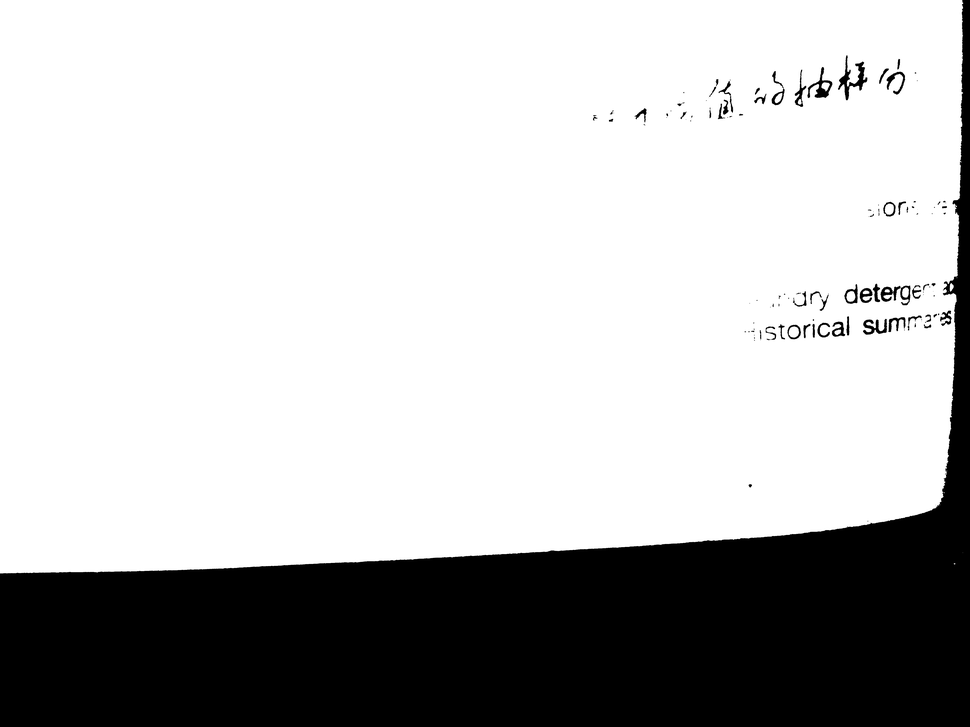
#> input picture 120.png, 970 x 727 px, shrunk from 4608 x 3456 before the run
$ python qx.py --image 120.png
#> lines starting #> are read from the running program, lines starting #| are printed output that depends on the picture; after the words box and inside, x2 and y2 are one past the last pixel; in counts of white or black regions, pixels touching at a corner belong together
import numpy as np
import argparse
import cv2

ap = argparse.ArgumentParser()
ap.add_argument("-i", "--image", required=True, help="path to input image file")
args = vars(ap.parse_args())
image = cv2.imread(args["image"])
#> image is the input picture: shape (727, 970, 3); min 0, max 255, mean 189.7

gray = cv2.cvtColor(image, cv2.COLOR_BGR2GRAY)
gray = cv2.bitwise_not(gray)
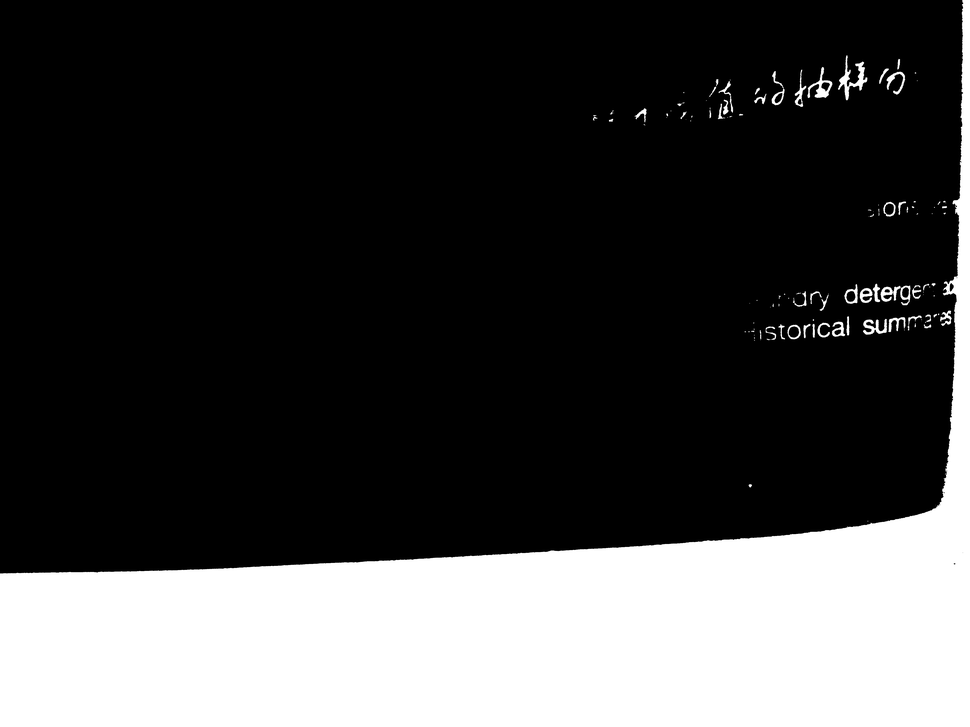
#> gray: shape (727, 970); min 0, max 255, mean 65.3

thresh = cv2.threshold(gray, 0, 255, cv2.THRESH_BINARY | cv2.THRESH_OTSU)[1]
#> thresh: shape (727, 970); 25.6% white; 90 white regions (56 under 20 px), largest, box (x1, y1, x2, y2) and area: (0, 0, 970, 727) 177438, (838, 56, 867, 100) 359, (807, 67, 832, 98) 246

coords = np.column_stack(np.where(thresh > 0))
#> coords = 180443 pairs, first value 0 to 726, second value 0 to 969
angle = cv2.minAreaRect(coords)[-1]
#> angle = -90

if angle < -45:
    angle = -(90 + angle)
#> angle = 0
else:
    angle = -angle

(h, w) = image.shape[:2]
#> h = 727; w = 970
center = (w // 2, h // 2)
#> center = (485, 363)
M = cv2.getRotationMatrix2D(center, angle, 1.0)
#> M = [[1, 0, 0], [0, 1, 0]]
rotated = cv2.warpAffine(image, M, (w, h), flags=cv2.INTER_CUBIC, borderMode=cv2.BORDER_REPLICATE)

cv2.putText(rotated, "Angle:; {:.2f} degrees".format(angle), (10, 30), cv2.FONT_HERSHEY_SIMPLEX, 0.7, (0, 0, 255), 2)
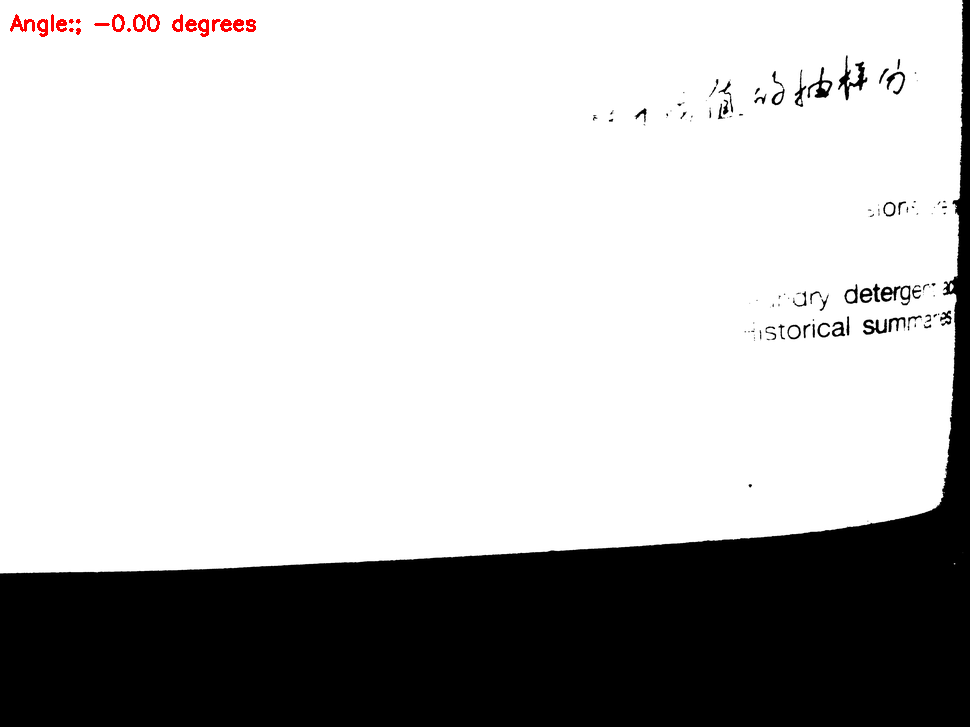
#> rotated: shape (727, 970, 3); 0.23% of pixels changed, all inside (x1, y1, x2, y2) = (10, 14, 256, 37)

print("[INFO] angle: {:.3f}".format(angle))
#| [INFO] angle: -0.000
cv2.imshow("Input", rotated)

$ run again, on 200.png
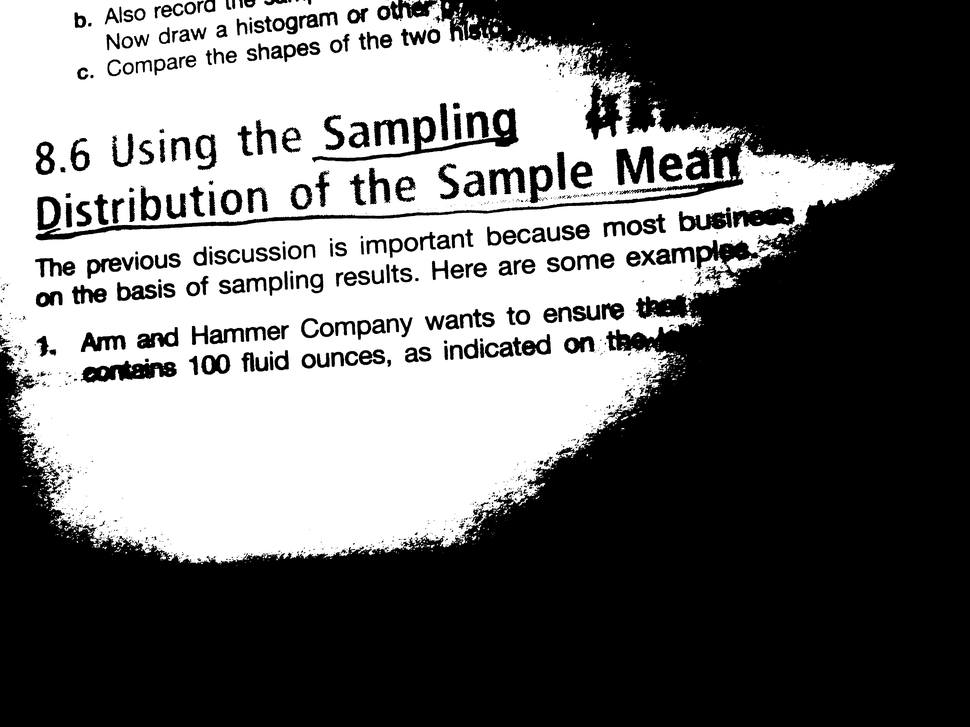
#> input picture 200.png, 970 x 727 px, shrunk from 4608 x 3456 before the run
#> image is the input picture: shape (727, 970, 3); min 0, max 255, mean 108.7
#> `gray = cv2.bitwise_not(gray)`:
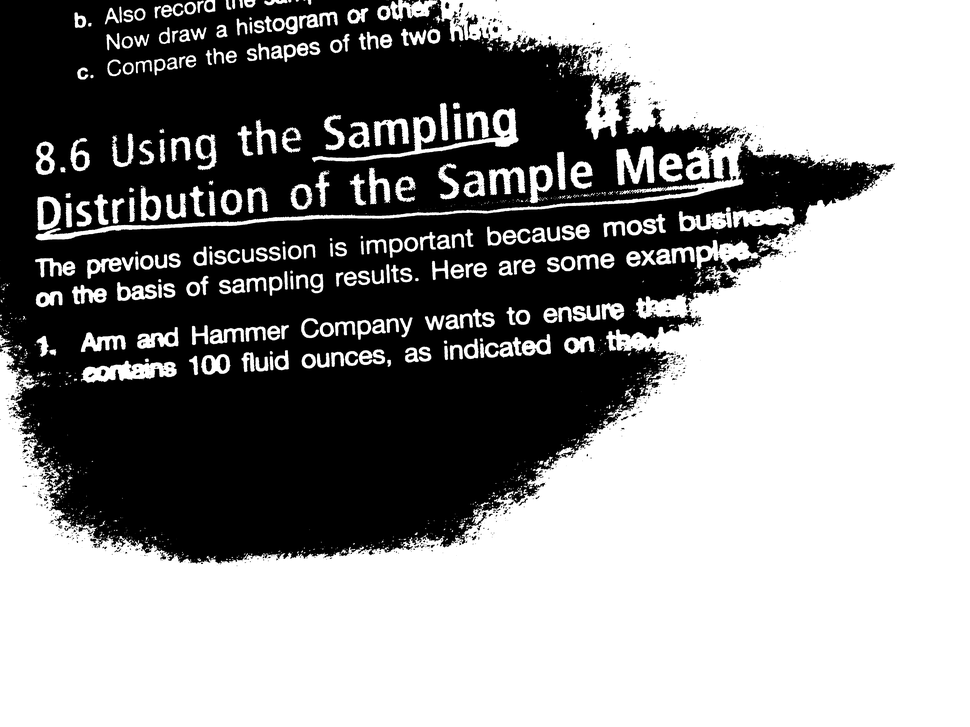
#> gray: shape (727, 970); min 0, max 255, mean 146.3
#> thresh: shape (727, 970); 57.3% white; 430 black regions (354 under 20 px), largest, box (x1, y1, x2, y2) and area: (0, 0, 894, 563) 295008, (43, 201, 55, 225) 226, (295, 188, 308, 206) 171
#> coords = 404225 pairs, first value 0 to 726, second value 0 to 969
#> `angle = cv2.minAreaRect(coords)[-1]`: angle = -90
#> `angle = -(90 + angle)`: angle = 0
#> M = [[1, 0, 0], [0, 1, 0]]
#> `cv2.putText(rotated, "Angle:; {:.2f} degrees".format(angle), (10, 30),..`:
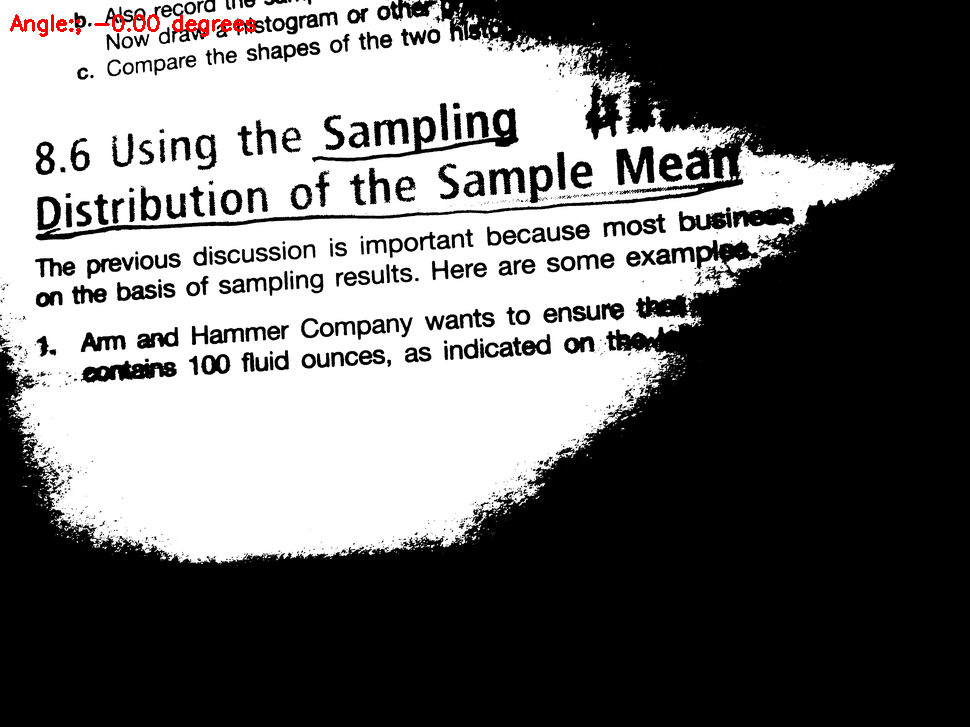
#> rotated: shape (727, 970, 3); 0.23% of pixels changed, all inside (x1, y1, x2, y2) = (10, 14, 256, 37)
#| [INFO] angle: -0.000
